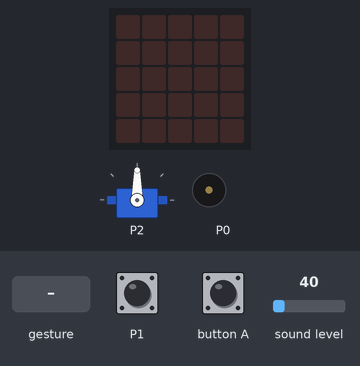
Bench run of a program on a simulated BBC micro:bit (MakeCode). On the bench: servo, the board's 5×5 LED display, buzzer (waves = sounding). The inputs (shaded band) are chosen by the test bench; at power-on: sound level 40. A tilt is held for 1.5 s and a shake lasts 1 s, then the board lies face up again.

Above: at 1.2 s.
1.3 s: sound level set to 161
2.8 s: sound level set to 169
At 3.2 s:
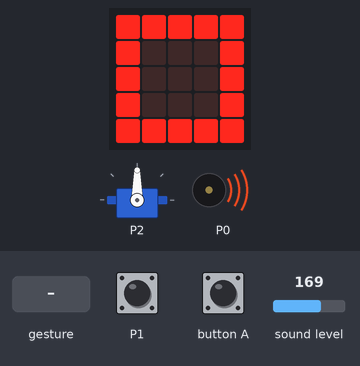
5.8 s: gesture 'screen down'
At 7.0 s:
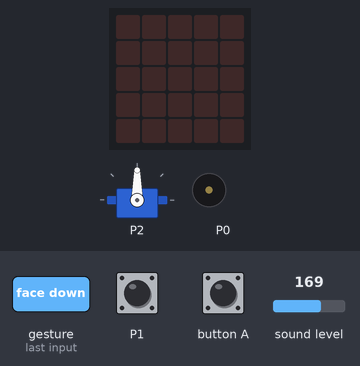
7.4 s: button A pressed for 0.15 s
10.4 s: button A pressed for 3.2 s
Timing chart, 0 to 15.4 s (numbered marks = the images above; inputs shaded):
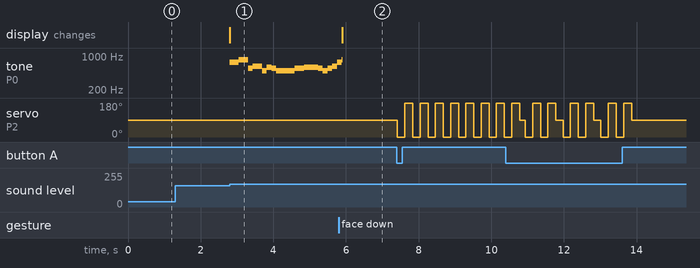

The program:

main.ts
```typescript
input.onSound(DetectedSound.Loud, function () {
    input.setSoundThreshold(SoundThreshold.Loud, 255)
    music._playDefaultBackground(music.builtInPlayableMelody(Melodies.Nyan), music.PlaybackMode.InBackground)
    basic.showLeds(`
        # # # # #
        # . . . #
        # . . . #
        # . . . #
        # # # # #
        `)
})
input.onGesture(Gesture.ScreenDown, function () {
    basic.clearScreen()
    music.stopAllSounds()
})
input.onPinPressed(TouchPin.P1, function () {

})
let 모터_구동_중 = false
basic.forever(function () {
    if (모터_구동_중 == true) {
        pins.servoWritePin(AnalogPin.P2, 0)
        basic.pause(200)
        pins.servoWritePin(AnalogPin.P2, 180)
        basic.pause(200)
    } else {
        pins.servoWritePin(AnalogPin.P2, 90)
    }
})
basic.forever(function () {
    if (input.soundLevel() >= 255) {
        모터_구동_중 = 모터_구동_중 == false
        basic.pause(500)
    }
    if (input.buttonIsPressed(Button.A)) {
        모터_구동_중 = 모터_구동_중 == false
        basic.pause(500)
    }
})
```

test.ts
```typescript
// 테스트는 여기로 이동합니다; 이 패키지가 확장으로 사용될 때 컴파일되지 않을 것 입니다.
```

Measured:
- the behaviour switches between 164 and 165 on sound level (found by bisection; images 0 and 1)
- after the input at 1.3 s, every drawn part: stays the same
- after the input at 2.8 s, tone on P0: plays 740 Hz for 0.26 s, 831 Hz for 0.26 s, 554 Hz for 0.13 s, 622 Hz for 0.26 s, 494 Hz for 0.13 s, 587 Hz for 0.13 s … (15 notes in this stretch), starting at once; the display: changes at once (image 1)
- after the input at 5.8 s, the display: changes after 0.10 s (image 2)
- after the input at 7.4 s, servo on P2: alternates 180° for 0.22 s and 0° for 0.20 s, starting at once
